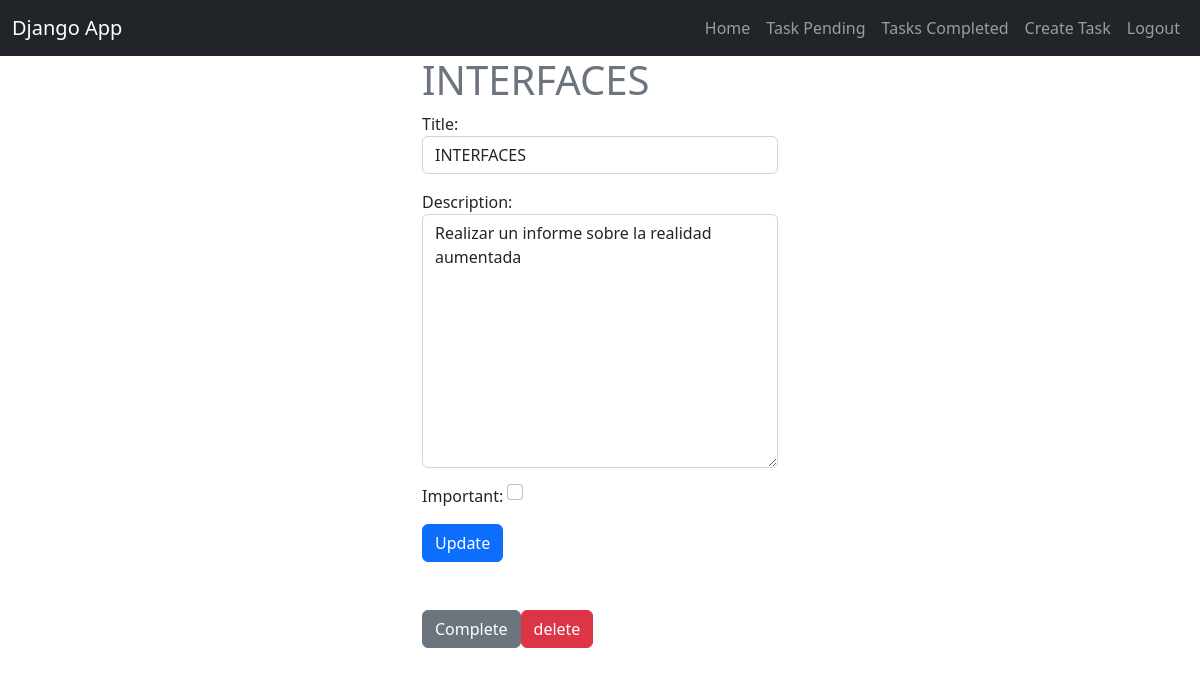
The app's page /tasks/6/ (signed in) with its own data.
### tasks/models.py (models this page shows, shortened)
class Task(models.Model):
  title = models.CharField(max_length=100)
  description = models.TextField(blank=True)
  created = models.DateTimeField(auto_now_add=True)
  datecompleted = models.DateTimeField(null=True, blank=True)
  important = models.BooleanField(default=False)
  user = models.ForeignKey(User, on_delete=models.CASCADE)

### tasks/views.py (the view, shortened to what this page needs)
# urls.py: path('tasks/<int:task_id>/',views.task_detail,name='task_detail'),
@login_required
def task_detail(request, task_id):
    if request.method == 'GET':
        task = get_object_or_404(Task, pk=task_id, user=request.user)
        form = TaskForm(instance=task)
        return render(request, 'task_detail.html', {'task': task, 'form': form})

### tasks/forms.py
class TaskForm(forms.ModelForm):
    class Meta:
        model = Task
        fields = ['title', 'description', 'important']
        widgets= {
        'title':forms.TextInput(attrs={'class': 'form-control',
                                        'placeholder':'Write a title'}),
        'description': forms.Textarea(attrs={'class': 'form-control',
                                                'placeholder':'Write a description'}),
        'important': forms.CheckboxInput(attrs={'class': 'form-check-input m-auto'}),
        }

### tasks/templates/task_detail.html (shortened to what this page needs)
{% extends 'base.html' %}
{% block content %}
<main class="container">
        <div class="row">
            <div class="col-md-4 offset-md-4">
                <h1 class="text-secondary">{{task.title}}</h1>
                    <form method ="POST">
                        {{form.as_p}}
                        <button class="btn btn-primary">
                            Update
                        </button>
                    </form>
                <div class="mt-5 d-flex">
                    <form action="{% url 'complete_task' task.id %}" method="POST">
                      <button class="btn btn-secondary">
                          Complete
                      </button>
                    </form>
                <form action="{% url 'delete_task' task.id %}" method="POST">
                    <button class="btn btn-danger">
                        delete
                    </button>
                </form>
                </div>
            </div>
        </div>
</main>
{% endblock %}

### records on screen
Task: title "INTERFACES", description "Realizar un informe sobre la realidad aumentada"
